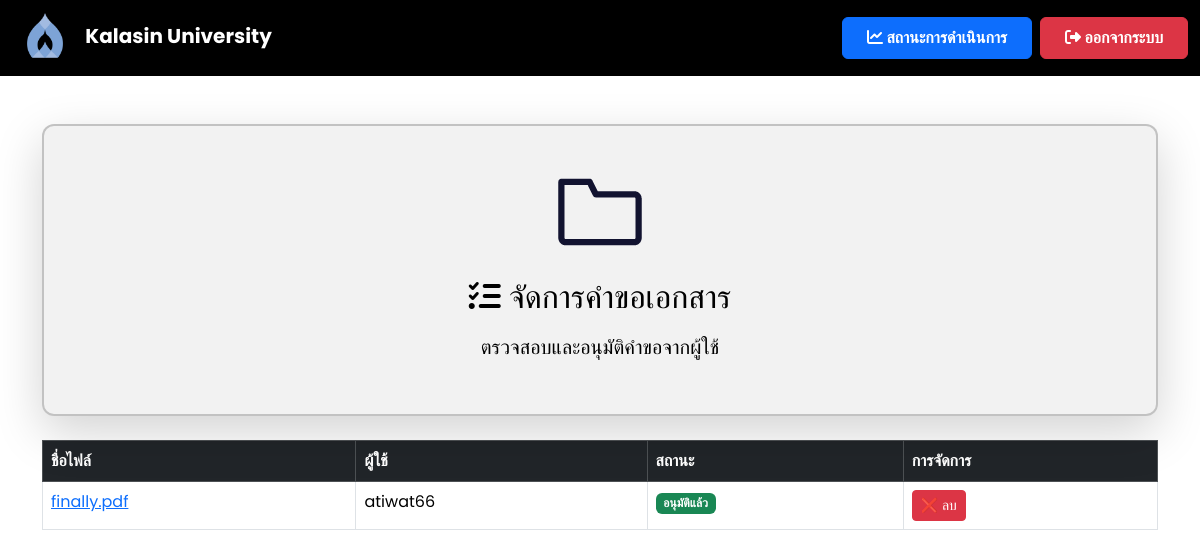
/manage_requests (signed in), run on an earlier commit of the app's database.
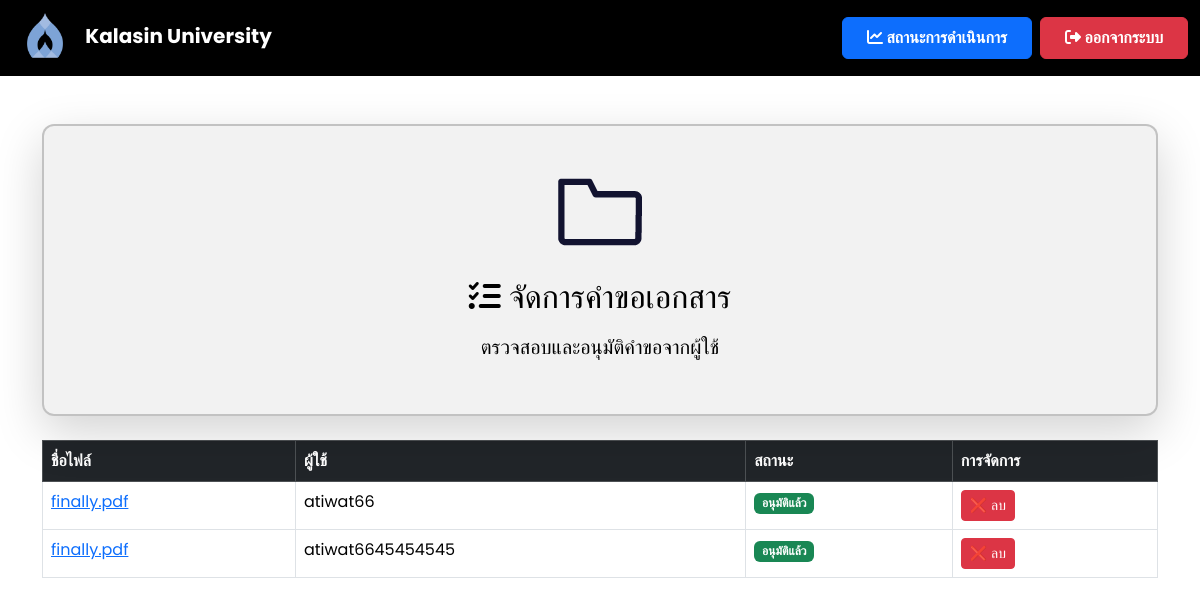
And on a later commit of the database.
### app.py (models this page shows)
class File(db.Model):
    id = db.Column(db.Integer, primary_key=True)
    filename = db.Column(db.String(200), nullable=False)
    file_path = db.Column(db.String(500), nullable=False)
    user_id = db.Column(db.Integer, db.ForeignKey('user.id'), nullable=False)
    status = db.Column(db.String(50), default="รออนุมัติ")  # ✅ เพิ่มสถานะไฟล์

class User(db.Model):
    id = db.Column(db.Integer, primary_key=True)
    username = db.Column(db.String(100), unique=True, nullable=False)
    password = db.Column(db.String(200), nullable=False)
    role = db.Column(db.String(10), nullable=False, default='user')
    faculty = db.Column(db.String(100), nullable=True)  # ✅ เพิ่มฟิลด์คณะ
    files = db.relationship('File', backref='user', lazy=True)

### app.py (the view)
@app.route('/manage_requests')
def manage_requests():
    if 'user_id' not in session or session.get('role') not in ['admin', 'faculty']:
        flash("⚠️ กรุณาเข้าสู่ระบบก่อน!", "warning")
        return redirect(url_for('login'))  # ถ้าไม่ได้ login ให้กลับไปหน้า login
    files = File.query.all()
    response = make_response(render_template('manage_requests.html', files=files))
    response.headers['Cache-Control'] = 'no-store, no-cache, must-revalidate, max-age=0'
    response.headers['Pragma'] = 'no-cache'
    response.headers['Expires'] = '0'
    return response

### templates/manage_requests.html (shortened to what this page needs)
<!DOCTYPE html>
<html lang="th">
<head>
    <link href="https://cdn.jsdelivr.net/npm/bootstrap@5.3.3/dist/css/bootstrap.min.css" rel="stylesheet">
    <link rel="stylesheet" href="https://cdnjs.cloudflare.com/ajax/libs/font-awesome/6.4.2/css/all.min.css">
</head>
<body>
    <nav class="navbar navbar-expand-lg navbar-dark">
        <div class="container-fluid">
            <a class="navbar-brand ms-2" href="{{ url_for('faculty_dashboard') }}">
                <img src="{{ url_for('static', filename='images/Kalasin_University_Seal.svg.png') }}"
                     alt="Kalasin University Logo" style="height: 50px; margin-right: 10px;">
                <strong>Kalasin University</strong>
            </a>
            <div class="ms-auto d-flex">
                <a href="{{ url_for('status') }}" class="btn btn-primary fw-bold px-4 py-2 me-2">
                    <i class="fas fa-chart-line"></i> สถานะการดำเนินการ
                </a>
                <a href="{{ url_for('logout') }}" class="btn btn-danger fw-bold px-4 py-2">
                    <i class="fas fa-sign-out-alt"></i> ออกจากระบบ
                </a>
            </div>
        </div>
    </nav>
<div class="container mt-5 d-flex justify-content-center">
    <div class="card shadow-lg" style="width: 1500px;">
        <div class="card-body d-flex flex-column align-items-center text-center">
            <img src="static/images/diiodid.gif" alt="Document Management" class="img-fluid mb-3" style="width: 100px; height: 100px;">
            <div>
                <h2 class="mb-3"><i class="fas fa-tasks"></i> จัดการคำขอเอกสาร</h2>
                <p class="lead">ตรวจสอบและอนุมัติคำขอจากผู้ใช้</p>
            </div>
        </div>
    </div>
</div>
    <div class="container mt-4">
        <table class="table table-bordered mt-3">
            <thead class="table-dark">
                <tr>
                    <th>ชื่อไฟล์</th>
                    <th>ผู้ใช้</th>
                    <th>สถานะ</th>
                    <th>การจัดการ</th>
                </tr>
            </thead>
            <tbody>
                {% for file in files %}
                <tr>
                    <td>
                        <a href="{{ url_for('uploaded_file', filename=file.filename) }}" target="_blank">
                            {{ file.filename }}
                        </a>
                    </td>
                    <td>{{ file.user.username }}</td>
                    <td>
                        <span class="badge {% if file.status == 'อนุมัติแล้ว' %} bg-success {% else %} bg-warning {% endif %}">
                            {{ file.status }}
                        </span>
                    </td>
                    <td>
                        <a href="{{ url_for('delete_file', file_id=file.id) }}" class="btn btn-danger btn-sm"
                           onclick="return confirm('คุณแน่ใจหรือไม่ว่าต้องการลบไฟล์นี้?');">
                            ❌ ลบ
                        </a>
                    </td>
                </tr>
                {% else %}
                <tr>
                    <td colspan="4" class="text-center text-muted">ยังไม่มีคำขอเอกสาร</td>
                </tr>
                {% endfor %}
            </tbody>
        </table>
    </div>
</body>
</html>

### templates/manage_requests.html (style rules this page uses)
body { font-family: 'Poppins', sans-serif; background: white; color: black; }
.navbar { background: #000000; backdrop-filter: blur(10px); }
.card { background: rgba(0, 0, 0, 0.05); color: black; border-radius: 12px; padding: 20px; border: 2px solid rgba(0, 0, 0, 0.2); box-shadow: 0 5px 15px rgba(0, 0, 0, 0.2); }

What changed in the data, as far as the page shows it:
added File: filename "finally.pdf", user.username "atiwat6645454545", status "อนุมัติแล้ว"
